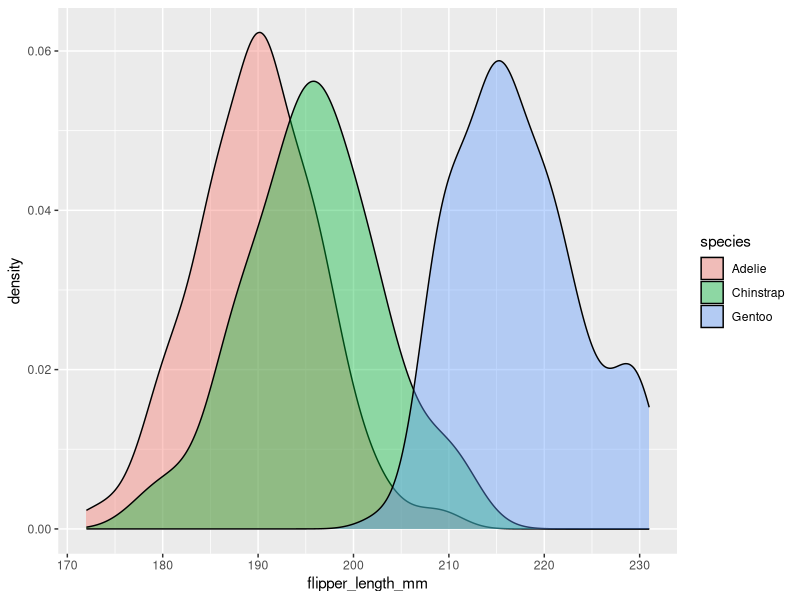
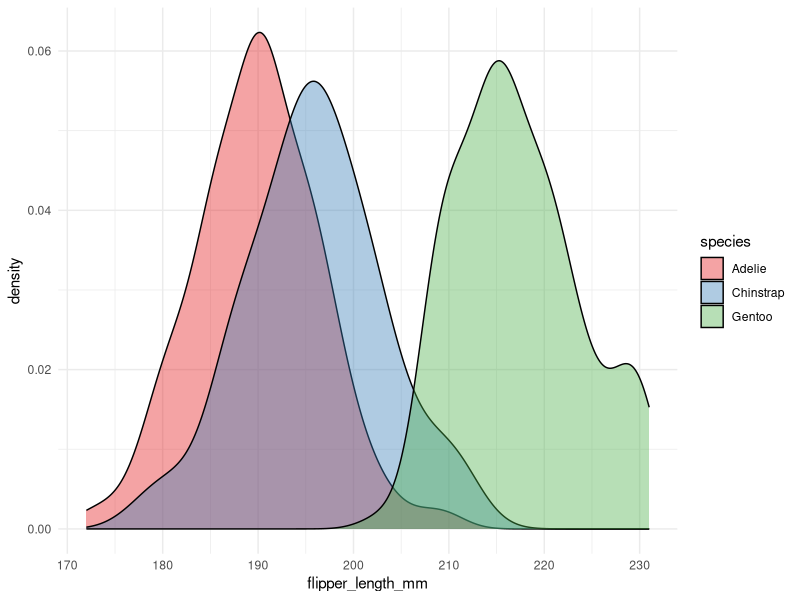

These figures' R source, in order:

            library(ggplot2)
            library(palmerpenguins)
            built_answer <- tryCatch(
                {
                    set.seed(42)
                    ggplot(penguins, aes(x = flipper_length_mm, fill = species)) + geom_density(alpha = 0.4)
                    suppressWarnings(
                        if (!file.exists("/sandbox/figures/flipper-length_density_fill_species_answer.png")) {
                            ggsave(
                                width = 3,
                                height = 3,
                                "/sandbox/figures/flipper-length_density_fill_species_answer.png"
                            )
                        }
                    )
                    suppressWarnings(
                        ggplot_build(last_plot())
                    )
                },
                error = function(e) {
                    'ERROR'
                }
            )
            built_submission <- tryCatch(
                {
                    set.seed(42)
                    ggplot(penguins, aes(x = flipper_length_mm, fill = species)) +
  geom_density(alpha = 0.4) +
  scale_fill_brewer(palette = "Set1") +
  theme_minimal()
                    suppressWarnings(
                        ggsave(
                            width = 3,
                            height = 3,
                            "figures/flipper-length_density_fill_species_submission_ministral.png"
                        )
                    )
                    suppressWarnings(
                        ggplot_build(last_plot())
                    )
                },
                error = function(e) {
                    'ERROR'
                }
            )
            cat(isTRUE(all.equal(built_answer, built_submission)))
        
